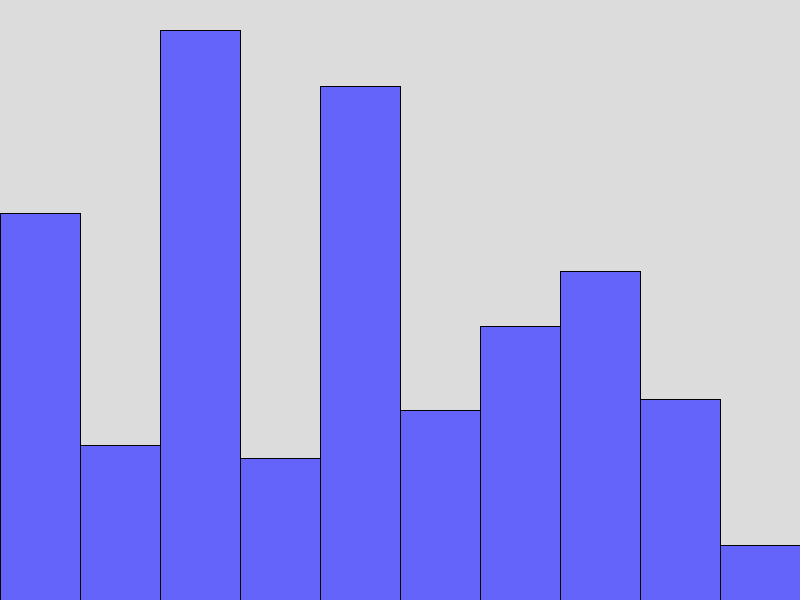
Frame 1 (no input)
Frame 60 (the mouse pressed at the canvas centre just before this capture): identical to frame 1, image omitted
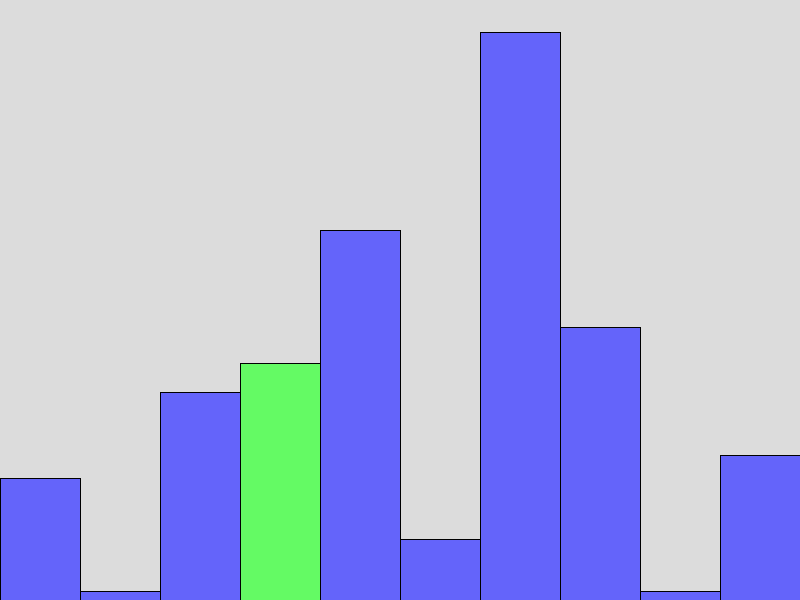
Frame 120 (the mouse held since frame 60 and released just before this capture)

The Processing sketch that drew these frames (run headless with seeded random() and noise(); from frame 60 on, the mouse is pressed at the canvas centre):

// Processing sketch: sketch_250418a
// ── sketch_250418a.pde
int[] array = new int[10];
int n = 10;
int i = -1, j = -1, minIdx = -1;

void setup() {
  size(800, 600);
  background(0);

  for (int k = 0; k < array.length; k++) {
    array[k] = (int) random(height);
  }
}

void draw() {
  background(220);
  int l = width / n;

  for (int k = 0; k < n; k++) {
    int h = int(array[k]);
    if (k == i || k == j || k == minIdx) fill(100, 250, 100); 
    else fill(100, 100, 250); // azul

    rect(k * l, height - h, l, h);
  }
}

void mousePressed() {
  for (int k = 0; k < array.length; k++) {
    array[k] = (int) random(height);
  }
  thread("shell_sort");
}
void shell_sort() {
  int h = 1;
  int temp;
  n = array.length;
  while (h < n / 3) {
    h = 3 * h + 1;
  }
  while (h >= 1) {
    for (int i = h; i < n; i++) {
      temp = array[i];
      j = i;
      while (j >= h && array[j - h] > temp) {
        array[j] = array[j - h];
        j = j - h; 
        delay(200);
      }
      array[j] = temp;
      delay(200);
    }
    h = h / 3;
  }
  i = j = minIdx = -1; 
}
